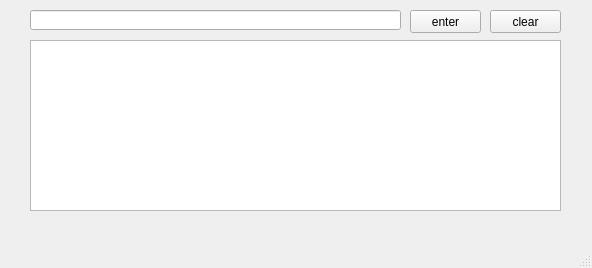
<?xml version="1.0" encoding="UTF-8"?>
<ui version="4.0">
 <class>MainWindow</class>
 <widget class="QMainWindow" name="MainWindow">
  <property name="geometry">
   <rect>
    <x>0</x>
    <y>0</y>
    <width>592</width>
    <height>268</height>
   </rect>
  </property>
  <property name="windowTitle">
   <string>MainWindow</string>
  </property>
  <widget class="QWidget" name="centralwidget">
   <widget class="QTextBrowser" name="textBrowser">
    <property name="geometry">
     <rect>
      <x>30</x>
      <y>40</y>
      <width>531</width>
      <height>171</height>
     </rect>
    </property>
   </widget>
   <widget class="QPushButton" name="pushButton">
    <property name="geometry">
     <rect>
      <x>410</x>
      <y>10</y>
      <width>71</width>
      <height>23</height>
     </rect>
    </property>
    <property name="text">
     <string>enter</string>
    </property>
   </widget>
   <widget class="QLineEdit" name="lineEdit">
    <property name="geometry">
     <rect>
      <x>30</x>
      <y>10</y>
      <width>371</width>
      <height>20</height>
     </rect>
    </property>
   </widget>
   <widget class="QPushButton" name="pushButton_2">
    <property name="geometry">
     <rect>
      <x>490</x>
      <y>10</y>
      <width>71</width>
      <height>23</height>
     </rect>
    </property>
    <property name="text">
     <string>clear</string>
    </property>
   </widget>
  </widget>
  <widget class="QMenuBar" name="menubar">
   <property name="geometry">
    <rect>
     <x>0</x>
     <y>0</y>
     <width>592</width>
     <height>21</height>
    </rect>
   </property>
  </widget>
  <widget class="QStatusBar" name="statusbar"/>
 </widget>
 <resources/>
 <connections/>
</ui>
